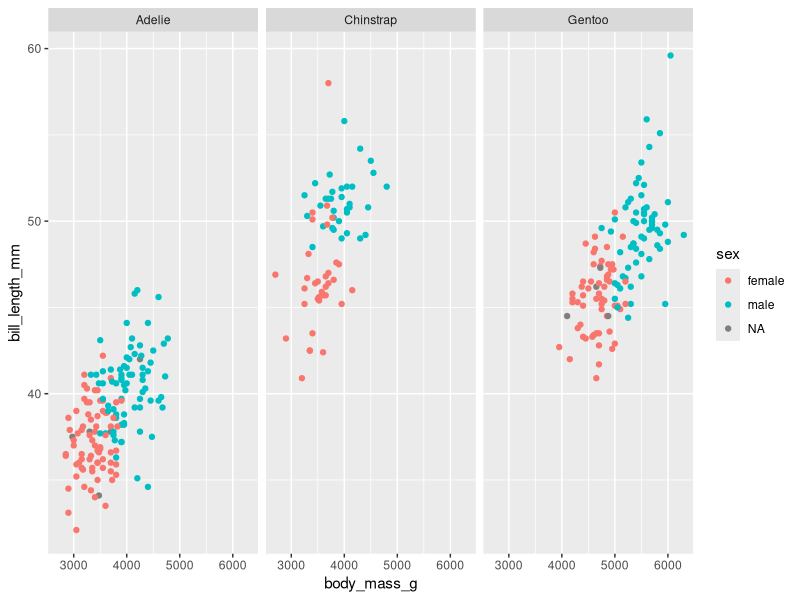

Here is the R script that generated this plot:
## ---- chunk 1
library(tidyverse)
library(palmerpenguins)
ggplot(data = penguins) + 
  geom_point(mapping = aes(x = body_mass_g, y = bill_length_mm, color = sex)) +
  facet_wrap(~species)
